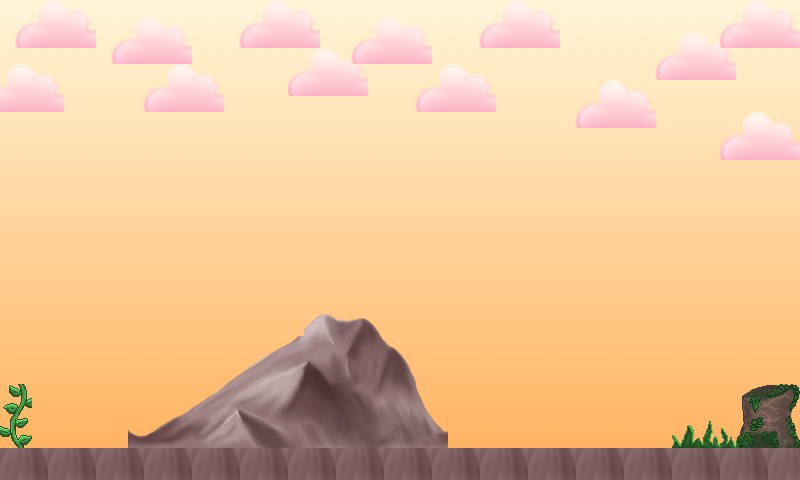

Below is a game level as drawn by its tile map, then a one-line description and the .tmx that defines it (tile-layer data replaced by summaries):
An orthogonal 50x30 tile map with 16x16 px tiles, 2 tile layers (Tile Layer 1, Tile Layer 2), 4 tilesets and 50 objects (32x fixture, 18x object).

<map version="1.0" orientation="orthogonal" renderorder="right-down" width="50" height="30" tilewidth="16" tileheight="16" nextobjectid="171">
 <tileset firstgid="1" name="ora" tilewidth="16" tileheight="16">
  <image source="../assets/ora.png" width="640" height="480" />
 </tileset>
 <tileset firstgid="1201" name="mountain" tilewidth="16" tileheight="16">
  <image source="../assets/mountain.png" width="919" height="256" />
 </tileset>
 <tileset firstgid="2113" name="Clouds_01_192x128_Set_01_08" tilewidth="16" tileheight="16">
  <image source="../assets/Clouds_01_192x128_Set_01_08.png" width="90" height="60" />
 </tileset>
 <tileset firstgid="2128" name="grass_9" tilewidth="16" tileheight="16">
  <image source="../assets/grass_9.png" width="512" height="640" />
 </tileset>
 <layer name="Tile Layer 1" width="50" height="30">
  <data>[1500 cells, 1500 non-empty, 1126 distinct tile ids]</data>
 </layer>
 <layer name="Tile Layer 2" width="50" height="30">
  <data>[1500 cells, 379 non-empty, 204 distinct tile ids]</data>
 </layer>
 <objectgroup name="Object Layer 1">
  <object id="2" name="prepqtstviq" type="fixture" x="128" y="432">
   <properties>
    <property name="body" value="ground" />
    <property name="userData" value="prepqtstviq" />
   </properties>
   <polyline points="0,0 17.3333,6.66667 175.333,-96 177.333,-102 192,-114.667 197.333,-117.333 208.667,-111.333 222,-109.333 236,-112.667 259.333,-86.6667 270.667,-80.6667 298.667,-18 318.667,1.33333 319,14" />
  </object>
  <object id="3" name="prepr1" type="fixture" x="741.333" y="397.333">
   <properties>
    <property name="body" value="ground" />
    <property name="userData" value="prepr1" />
   </properties>
   <polyline points="0,0 2,28.6667 -4,41.3333 -4,49.3333 57.6667,49.6667 48.6667,20.6667 57.6667,-9.33333 49.6667,-15.3333 32.6667,-13.3333 0.666667,-2.33333" />
  </object>
  <object id="7" name="ground" type="object" x="1.33333" y="449.333" width="798.667" height="29.3333">
   <properties>
    <property name="userData" value="ground" />
   </properties>
  </object>
  <object id="8" name="line1" type="object" x="784" y="344">
   <properties>
    <property name="isSensor" value="true" />
    <property name="userData" value="line1" />
   </properties>
   <polyline points="0,0 -65.3333,4 -300,5.33333 -401.333,-46.6667 -494.667,-49.3333 -618.667,-26.6667 -742.667,-20 -796,-16" />
  </object>
  <object id="10" name="line2" type="object" x="-6.66667" y="64">
   <properties>
    <property name="isSensor" value="true" />
    <property name="userData" value="line2" />
   </properties>
   <polyline points="0,0 320,-14.6667 536,-14.6667 642.667,-20 801.333,-4" />
  </object>
  <object id="11" name="opposite3" type="object" x="101.667" y="-3" width="10.6667" height="8">
   <properties>
    <property name="isSensor" value="true" />
    <property name="userData" value="opposite3" />
   </properties>
  </object>
  <object id="27" name="opposite1" type="object" x="-11" y="98.25" width="16" height="9.33333">
   <properties>
    <property name="isSensor" value="true" />
    <property name="userData" value="opposite1" />
   </properties>
  </object>
  <object id="34" name="opposite2" type="object" x="-3" y="-1.66667" width="16" height="9.33333">
   <properties>
    <property name="isSensor" value="true" />
    <property name="userData" value="opposite2" />
   </properties>
  </object>
  <object id="37" name="position1" type="object" x="700.333" y="-6.66667" width="18.6667" height="12">
   <properties>
    <property name="isSensor" value="true" />
    <property name="userData" value="position1" />
   </properties>
  </object>
  <object id="38" name="position2" type="object" x="787.334" y="-0.66666" width="14.6667" height="8">
   <properties>
    <property name="isSensor" value="true" />
    <property name="userData" value="position2" />
   </properties>
  </object>
  <object id="40" name="position3" type="object" x="790.333" y="64" width="10.6667" height="12">
   <properties>
    <property name="isSensor" value="true" />
    <property name="userData" value="position3" />
   </properties>
  </object>
  <object id="65" name="ptiche" type="object" x="513.333" y="426" width="36" height="23.3333">
   <properties>
    <property name="isSensor" value="true" />
    <property name="userData" value="qice" />
   </properties>
  </object>
  <object id="93" name="egg1point1" type="fixture" x="599.917" y="355.25" width="11" height="11">
   <properties>
    <property name="body" value="ptiche" />
    <property name="isSensor" value="true" />
    <property name="userData" value="egg1point1" />
   </properties>
   <ellipse />
  </object>
  <object id="94" name="egg1point2" type="fixture" x="573.167" y="391.167" width="11" height="11">
   <properties>
    <property name="body" value="ptiche" />
    <property name="isSensor" value="true" />
    <property name="userData" value="egg1point2" />
   </properties>
   <ellipse />
  </object>
  <object id="95" name="egg1point3" type="fixture" x="481.167" y="389.834" width="11" height="11">
   <properties>
    <property name="body" value="ptiche" />
    <property name="isSensor" value="true" />
    <property name="userData" value="egg1point3" />
   </properties>
   <ellipse />
  </object>
  <object id="96" name="egg1point4" type="fixture" x="451.833" y="355.167" width="11" height="11">
   <properties>
    <property name="body" value="ptiche" />
    <property name="isSensor" value="true" />
    <property name="userData" value="egg1point4" />
   </properties>
   <ellipse />
  </object>
  <object id="102" name="egg1point5" type="fixture" x="398.5" y="207.834" width="11" height="11">
   <properties>
    <property name="body" value="ptiche" />
    <property name="isSensor" value="true" />
    <property name="userData" value="egg1point5" />
   </properties>
   <ellipse />
  </object>
  <object id="103" name="egg1point6" type="fixture" x="653.167" y="178.5" width="11" height="11">
   <properties>
    <property name="body" value="ptiche" />
    <property name="isSensor" value="true" />
    <property name="userData" value="egg1point6" />
   </properties>
   <ellipse />
  </object>
  <object id="107" name="ptiche2" type="object" x="302" y="298" width="36" height="23.3333">
   <properties>
    <property name="isSensor" value="true" />
    <property name="userData" value="qice" />
   </properties>
  </object>
  <object id="114" name="egg1point1" type="fixture" x="389.167" y="217.5" width="11" height="11">
   <properties>
    <property name="body" value="ptiche2" />
    <property name="isSensor" value="true" />
    <property name="userData" value="egg1point1" />
   </properties>
   <ellipse />
  </object>
  </objectgroup>
</map>
<!-- 30 of 50 objects omitted -->
